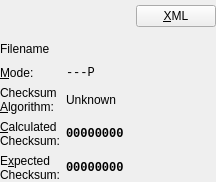
<?xml version="1.0" encoding="UTF-8"?>
<ui version="4.0">
 <class>MemCardFileView</class>
 <widget class="QWidget" name="MemCardFileView">
  <property name="geometry">
   <rect>
    <x>0</x>
    <y>0</y>
    <width>150</width>
    <height>182</height>
   </rect>
  </property>
  <layout class="QFormLayout" name="formLayout">
   <property name="fieldGrowthPolicy">
    <enum>QFormLayout::ExpandingFieldsGrow</enum>
   </property>
   <property name="margin">
    <number>0</number>
   </property>
   <item row="0" column="0" colspan="2">
    <layout class="QHBoxLayout" name="hboxFileImages">
     <property name="spacing">
      <number>4</number>
     </property>
     <property name="margin">
      <number>0</number>
     </property>
     <item>
      <widget class="QLabel" name="lblFileIcon">
       <property name="sizePolicy">
        <sizepolicy hsizetype="Fixed" vsizetype="Fixed">
         <horstretch>0</horstretch>
         <verstretch>0</verstretch>
        </sizepolicy>
       </property>
       <property name="minimumSize">
        <size>
         <width>32</width>
         <height>32</height>
        </size>
       </property>
       <property name="maximumSize">
        <size>
         <width>32</width>
         <height>32</height>
        </size>
       </property>
       <property name="baseSize">
        <size>
         <width>32</width>
         <height>32</height>
        </size>
       </property>
       <property name="alignment">
        <set>Qt::AlignCenter</set>
       </property>
      </widget>
     </item>
     <item>
      <widget class="QLabel" name="lblFileBanner">
       <property name="sizePolicy">
        <sizepolicy hsizetype="Fixed" vsizetype="Fixed">
         <horstretch>0</horstretch>
         <verstretch>0</verstretch>
        </sizepolicy>
       </property>
       <property name="minimumSize">
        <size>
         <width>96</width>
         <height>32</height>
        </size>
       </property>
       <property name="maximumSize">
        <size>
         <width>96</width>
         <height>32</height>
        </size>
       </property>
       <property name="baseSize">
        <size>
         <width>96</width>
         <height>32</height>
        </size>
       </property>
       <property name="alignment">
        <set>Qt::AlignCenter</set>
       </property>
      </widget>
     </item>
     <item>
      <spacer name="hspcFileImagesR">
       <property name="orientation">
        <enum>Qt::Horizontal</enum>
       </property>
       <property name="sizeHint" stdset="0">
        <size>
         <width>40</width>
         <height>20</height>
        </size>
       </property>
      </spacer>
     </item>
     <item>
      <widget class="QPushButton" name="btnXML">
       <property name="text">
        <string notr="true">&amp;XML</string>
       </property>
      </widget>
     </item>
    </layout>
   </item>
   <item row="1" column="0" colspan="2">
    <widget class="QLabel" name="lblFilename">
     <property name="sizePolicy">
      <sizepolicy hsizetype="MinimumExpanding" vsizetype="MinimumExpanding">
       <horstretch>0</horstretch>
       <verstretch>0</verstretch>
      </sizepolicy>
     </property>
     <property name="text">
      <string notr="true">Filename</string>
     </property>
     <property name="textFormat">
      <enum>Qt::PlainText</enum>
     </property>
     <property name="wordWrap">
      <bool>true</bool>
     </property>
     <property name="textInteractionFlags">
      <set>Qt::LinksAccessibleByMouse|Qt::TextSelectableByKeyboard|Qt::TextSelectableByMouse</set>
     </property>
    </widget>
   </item>
   <item row="2" column="0">
    <widget class="QLabel" name="lblModeTitle">
     <property name="text">
      <string extracomment="File permissions. (Known as &quot;mode&quot; on Unix systems.)">&amp;Mode:</string>
     </property>
     <property name="textFormat">
      <enum>Qt::PlainText</enum>
     </property>
     <property name="buddy">
      <cstring>lblMode</cstring>
     </property>
    </widget>
   </item>
   <item row="2" column="1">
    <widget class="QLabel" name="lblMode">
     <property name="font">
      <font>
       <family>Monospace</family>
      </font>
     </property>
     <property name="text">
      <string notr="true">---P</string>
     </property>
     <property name="textFormat">
      <enum>Qt::PlainText</enum>
     </property>
     <property name="textInteractionFlags">
      <set>Qt::LinksAccessibleByMouse|Qt::TextSelectableByKeyboard|Qt::TextSelectableByMouse</set>
     </property>
    </widget>
   </item>
   <item row="3" column="0">
    <widget class="QLabel" name="lblChecksumAlgorithmTitle">
     <property name="text">
      <string>Checksum
&amp;Algorithm:</string>
     </property>
     <property name="textFormat">
      <enum>Qt::PlainText</enum>
     </property>
     <property name="wordWrap">
      <bool>true</bool>
     </property>
     <property name="buddy">
      <cstring>lblChecksumAlgorithm</cstring>
     </property>
    </widget>
   </item>
   <item row="3" column="1">
    <widget class="QLabel" name="lblChecksumAlgorithm">
     <property name="sizePolicy">
      <sizepolicy hsizetype="MinimumExpanding" vsizetype="Preferred">
       <horstretch>0</horstretch>
       <verstretch>0</verstretch>
      </sizepolicy>
     </property>
     <property name="text">
      <string notr="true">Unknown</string>
     </property>
     <property name="textFormat">
      <enum>Qt::PlainText</enum>
     </property>
     <property name="wordWrap">
      <bool>true</bool>
     </property>
     <property name="textInteractionFlags">
      <set>Qt::LinksAccessibleByMouse|Qt::TextSelectableByKeyboard|Qt::TextSelectableByMouse</set>
     </property>
    </widget>
   </item>
   <item row="4" column="0">
    <widget class="QLabel" name="lblChecksumActualTitle">
     <property name="text">
      <string>&amp;Calculated
Checksum:</string>
     </property>
     <property name="textFormat">
      <enum>Qt::PlainText</enum>
     </property>
     <property name="alignment">
      <set>Qt::AlignLeading|Qt::AlignLeft|Qt::AlignTop</set>
     </property>
     <property name="wordWrap">
      <bool>true</bool>
     </property>
     <property name="buddy">
      <cstring>lblChecksumActual</cstring>
     </property>
    </widget>
   </item>
   <item row="4" column="1">
    <widget class="QLabel" name="lblChecksumActual">
     <property name="sizePolicy">
      <sizepolicy hsizetype="MinimumExpanding" vsizetype="MinimumExpanding">
       <horstretch>0</horstretch>
       <verstretch>0</verstretch>
      </sizepolicy>
     </property>
     <property name="font">
      <font>
       <family>Monospace</family>
       <weight>75</weight>
       <bold>true</bold>
      </font>
     </property>
     <property name="text">
      <string notr="true">00000000</string>
     </property>
     <property name="textFormat">
      <enum>Qt::RichText</enum>
     </property>
     <property name="textInteractionFlags">
      <set>Qt::LinksAccessibleByMouse|Qt::TextSelectableByKeyboard|Qt::TextSelectableByMouse</set>
     </property>
    </widget>
   </item>
   <item row="5" column="0">
    <widget class="QLabel" name="lblChecksumExpectedTitle">
     <property name="text">
      <string>E&amp;xpected
Checksum:</string>
     </property>
     <property name="textFormat">
      <enum>Qt::PlainText</enum>
     </property>
     <property name="alignment">
      <set>Qt::AlignLeading|Qt::AlignLeft|Qt::AlignTop</set>
     </property>
     <property name="wordWrap">
      <bool>true</bool>
     </property>
     <property name="textInteractionFlags">
      <set>Qt::LinksAccessibleByMouse</set>
     </property>
     <property name="buddy">
      <cstring>lblChecksumExpected</cstring>
     </property>
    </widget>
   </item>
   <item row="5" column="1">
    <widget class="QLabel" name="lblChecksumExpected">
     <property name="sizePolicy">
      <sizepolicy hsizetype="MinimumExpanding" vsizetype="MinimumExpanding">
       <horstretch>0</horstretch>
       <verstretch>0</verstretch>
      </sizepolicy>
     </property>
     <property name="font">
      <font>
       <family>Monospace</family>
       <weight>75</weight>
       <bold>true</bold>
      </font>
     </property>
     <property name="text">
      <string notr="true">00000000</string>
     </property>
     <property name="textFormat">
      <enum>Qt::RichText</enum>
     </property>
     <property name="textInteractionFlags">
      <set>Qt::LinksAccessibleByMouse|Qt::TextSelectableByKeyboard|Qt::TextSelectableByMouse</set>
     </property>
    </widget>
   </item>
  </layout>
 </widget>
 <resources/>
 <connections/>
</ui>
